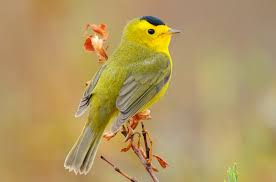
#> input picture Programming with machine learning/OpenCV/Adding elements to images Text/bird4.jpg, 276 x 182 px
$ python main.py
#> lines starting #> are read from the running program, lines starting #| are printed output that depends on the picture; after the words box and inside, x2 and y2 are one past the last pixel; in counts of white or black regions, pixels touching at a corner belong together
# import OpenCV
import cv2
# import numpy
import numpy as np

# Using cv2.imread() method to read the file specified.
# Image provided by @wirestock on Freepik.com
img = cv2.imread("bird4.jpg")
#> img is the input picture: shape (182, 276, 3); mean B, G, R 97.4, 152, 177.5
# Create a grayscale copy of the image
gray = cv2.cvtColor(img, cv2.COLOR_BGR2GRAY)
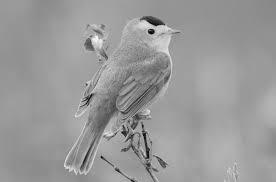
#> gray: shape (182, 276); min 4, max 249, mean 153.4
# Convert back to GBR to have a grayscale 3-channel image
gray = cv2.cvtColor(gray, cv2.COLOR_GRAY2BGR)
#> gray: shape (182, 276, 3)
# Place the text "Original" on the original image
# at position (1100, 2200), using the font FONT_HERSHEY_SIMPLEX,
# at font size 10 in white, with a line width of 3. Anti-aliasing
# (a form of smoothing) is applied to the lines of the text (LINE_AA).
cv2.putText(img, "Original",(50, 150),
            cv2.FONT_HERSHEY_SIMPLEX, 1,
            (255, 255, 255), 2, cv2.LINE_AA)
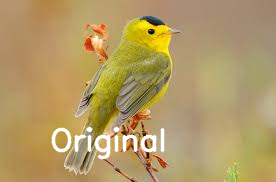
#> img: shape (182, 276, 3); 2.96% of pixels changed, all inside (x1, y1, x2, y2) = (51, 127, 165, 160)
# Place the text "Grayscale" on the grayscale image
# at position (1000, 2200), using the font FONT_HERSHEY_SIMPLEX,
# at font size 10 in red, with a line width of 3. Anti-aliasing
# (a form of smoothing) is applied to the lines of the text (LINE_AA).
cv2.putText(gray, "Grayscale",(50, 150),
            cv2.FONT_HERSHEY_SIMPLEX, 1,
            (0, 0, 255), 2, cv2.LINE_AA)
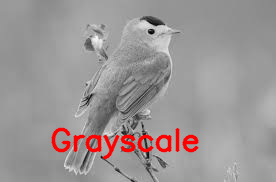
#> gray: shape (182, 276, 3); mean B, G, R 149.5, 149.5, 156
# Draw a red rectangle around the sloth
cv2.rectangle(gray, (830, 200), (1650, 1400), (0, 0, 255), 3)
# Place the text "(830, 200)" above the top-left corner of the rectangle.
# In this case the text is displayed at a smaller font size of 2.
cv2.putText(gray, "(830, 200)",(830, 160),
            cv2.FONT_HERSHEY_SIMPLEX, 2,
            (0, 0, 255), 3, cv2.LINE_AA)
# Stack the 2 images horizontally as a single image.
combined = np.hstack([img, gray])
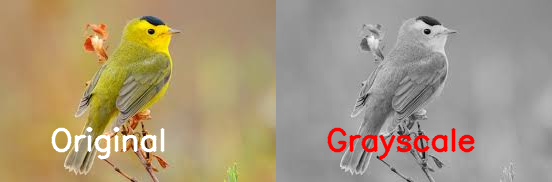
#> combined: shape (182, 552, 3); mean B, G, R 125.2, 151.9, 167.5
# Resize the image to half it's current width and height.
combined = cv2.resize(combined, None, None, fx=0.5, fy=0.5)
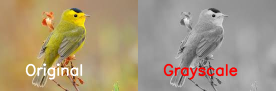
#> combined: shape (91, 276, 3); mean B, G, R 125.3, 152, 167.6

# Display the image
cv2.imshow("The image", combined)
# Waits for user to press any key
cv2.waitKey(0)
# Close all open windows
cv2.destroyAllWindows()
